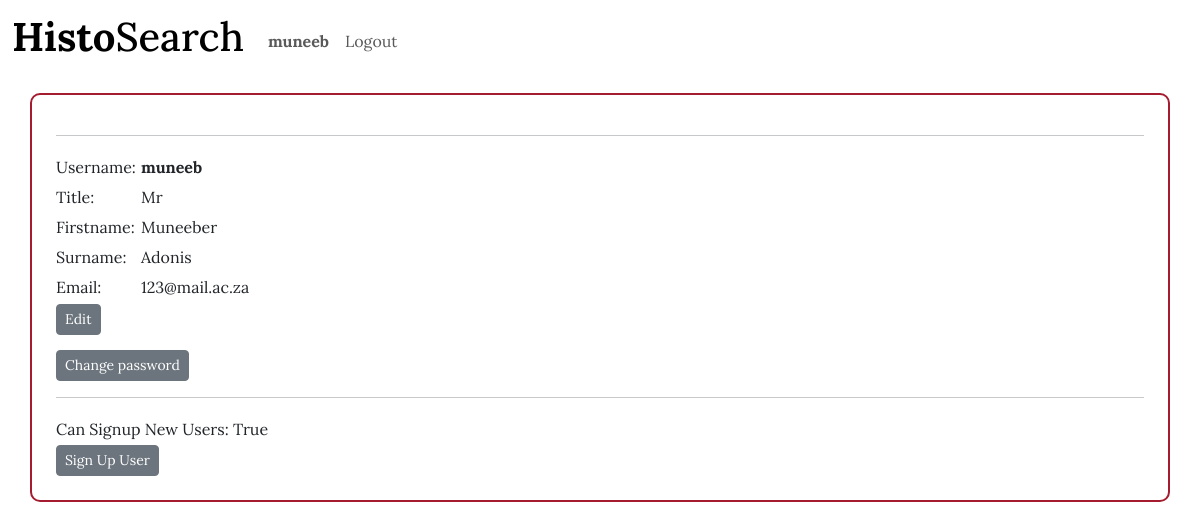
Screenshot of /profile/1 (signed in) with the database file from the repository.
### database/models.py (models this page shows)
class User(AbstractUser):
    title = models.ForeignKey(Title, on_delete=models.CASCADE, null=True)
    signup = models.BooleanField(default=False)
    pass

class Title(models.Model):
    title_type = models.CharField(max_length=50)
    def __str__(self):
        return self.title_type

### database/views.py (the view)
# urls.py: path("profile/<int:id>", views.profile_page,name ='profile'),
def profile_page(request,id):
    person = User.objects.get(id = id)
    titles = Title.objects.all()
    if request.method == "POST":
        message = ""
        if "username" in request.POST:
            username = request.POST["username"]
            title = request.POST["title"]
            title_id = Title.objects.get(title_type = title)
            firstname = request.POST["firstname"]
            surname = request.POST["surname"]
            email = request.POST["email"]
            update = User.objects.filter(id = id).update(username=username, title = title_id, first_name = firstname, last_name = surname, email = email)
            message = f"Details for {username} updated"
            person.refresh_from_db()
            return render(request, "database/profile.html",{"person":person, "titles":titles, "message":message})
        elif "passone" in request.POST:
            passone = request.POST["passone"]
            passtwo = request.POST["passtwo"]
            if passone != passtwo:
                message = "NO CHANGES SAVED AS PASSWORDS DIFFERENT"
                return render(request, "database/profile.html",{"person":person, "titles":titles, "message":message})
            else:
                new_pword = User.objects.get(id=id)
                new_pword.set_password(passone)
                new_pword.save()
                message = f"Password for {new_pword} has sucessfully been changed"
                return render(request, "database/login.html", {'login_message':message})
        person.refresh_from_db()
        return render(request, "database/profile.html",{"person":person, "titles":titles, "message":message})
    else:
        return render(request, "database/profile.html",{"person":person, "titles":titles})

### database/templates/database/profile.html (shortened to what this page needs)
{% extends "database/layout.html" %}
{% load static %}
{% block body %}
<div class="search_border" style="line-height: 30px; margin-top: 0.95%;">
    {{message}}<hr>
    <div id="info">
        <label>Username: </label><b>{{person.username}}</b><br>
        <label>Title: </label>{{person.title}}<br>
        <label>Firstname: </label>{{person.first_name}}<br>
        <label>Surname: </label>{{person.last_name}}<br>
        <label>Email: </label>{{person.email}}<br>
        {% if user.id == person.id %}
        <button class="btn btn-secondary btn-sm btn-block" onclick="edit_profile()">Edit</button><br>
        <button class="btn btn-secondary btn-sm btn-block" style="margin-top: 15px" onclick="change_password()">Change password</button><br>
    </div>
    <div>
        <hr>
        Can Signup New Users: {{person.signup}}<br>
        {% if person.signup is True %}
            <a href="{% url 'signup' %}">
                <button class="btn btn-secondary btn-sm">Sign Up User</button>
            </a>
        {% endif %}
    </div>
</div>
{% endif %}
{% endblock %}

### database/templates/database/layout.html (shortened to what this page needs)
{% load static %}
<!DOCTYPE html>
<html lang="en">
    <head>
        <link href="{% static 'database/styles.css' %}" rel="stylesheet">
        <link href="https://cdn.jsdelivr.net/npm/bootstrap@5.3.0-alpha1/dist/css/bootstrap.min.css" rel="stylesheet">
    </head>
    <body>
        <nav class="navbar navbar-expand-lg">
            <div class="container-fluid">
                <a class="navbar-brand" href="{% url 'index' %}">
                    <h1><b>Histo</b>Search</h1>
                </a>
                <ul class="navbar-nav me-auto mb-2 mb-lg-0">
                {% if user.is_authenticated %}
                    <li class="nav-item">
                        <a class="nav-link" href ="{% url 'profile' id=user.id%}"><b>{{user.username}}</b></a>
                    </li>
                    <li class="nav-item">
                        <a class="nav-link" href="{% url 'logout' %}">Logout</a>
                    </li>
                {% else %}
                    <li class="nav-item">
                        <a class="nav-link" href="{% url 'login' %}">Login</a>
                    </li>
                {% endif %}
            </ul>
            </div>
          </nav>
          {% block body %}
          {% endblock %}
    </body>
</html>

### database/static/database/styles.css (style rules this page uses)
:root { --school_color: #A51C30; --school_font: 'Lora', serif; }
div { font-family: var(--school_font) }
label { display: inline-block; width: 85px; }
.search_border { border-style: solid; border-width: 2px; border-radius: 10px; border-color: var(--school_color); width: 95%; margin: 2.5%; padding: 2%; }

### rows the page displays
User: username "muneeb", title "Mr", first_name "Muneeber", last_name "Adonis", email "123@mail.ac.za", signup "True"
